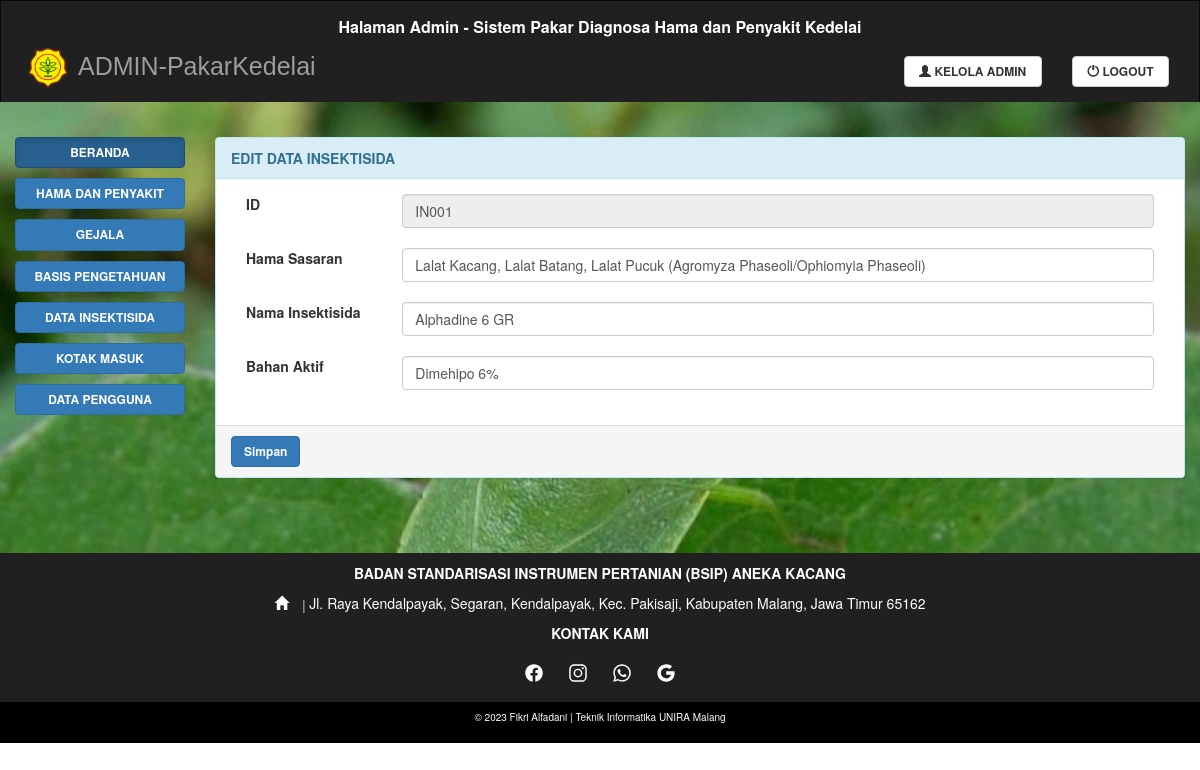
/admin/aeditdatainsektisida.php?id=IN001 (signed in), run on the app's committed database.
### tables this page shows
CREATE TABLE `insektisida` (
  `idinsektisida` varchar(10) NOT NULL,
  `hamasasaran` varchar(1000) NOT NULL,
  `namainsektisida` varchar(50) NOT NULL,
  `bahanaktif` varchar(50) NOT NULL
);

### admin/aeditdatainsektisida.php (the view, shortened to what this page needs)
<?php
include ('../config/koneksi.php');
?>
<!DOCTYPE html>
<html lang="en">
  <head>
    <link rel="stylesheet" href="https://maxcdn.bootstrapcdn.com/bootstrap/3.3.7/css/bootstrap.min.css">
    <link rel="stylesheet" href="../css/custom.css">
  </head>
  <body>
    <nav class="navbar navbar-inverse">
      <?php include "navadmin.php"; ?>
    </nav>
    <div class="container-fluid text-center">
      <div class="row content">
        <?php include "sidenav.php"; ?>
        <div class="col-sm-10 text-left">
          <form method="post">
            <div class="panel panel-info">
              <div class="panel-heading">EDIT DATA INSEKTISIDA</div>
              <div class="panel-body">
                <div class="form-group">
                  <label class="control-label col-sm-2">ID</label>
                  <div class="col-sm-10">
                    <?php
                    $tampil = "SELECT * FROM insektisida where idinsektisida='" . $_GET['id'] . "'";
                    $sql = mysqli_query($konek_db, $tampil);
                    while ($data = mysqli_fetch_array($sql)) {
                      echo "<input type='text' name='idinsektisida' class='form-control' id='idinsektisida' disabled value='" . $data['idinsektisida'] . "'><br>";
                    }
                    ?>
                  </div>
                </div>
                <div class="form-group">
                  <label class="control-label col-sm-2">Hama Sasaran</label>
                  <div class="col-sm-10">
                    <?php
                    $tampil = "SELECT * FROM insektisida where idinsektisida='" . $_GET['id'] . "'";
                    $sql = mysqli_query($konek_db, $tampil);
                    while ($data = mysqli_fetch_array($sql)) {
                      echo "<input type='text'  class='form-control' id='hamasasaran' name='hamasasaran' value='" . $data['hamasasaran'] . "'><br>";
                    }
                    ?>
                  </div>
                </div>
                <div class="form-group">
                  <label class="control-label col-sm-2">Nama Insektisida</label>
                  <div class="col-sm-10">
                    <?php
                    $tampil = "SELECT * FROM insektisida where idinsektisida='" . $_GET['id'] . "'";
                    $sql = mysqli_query($konek_db, $tampil);
                    while ($data = mysqli_fetch_array($sql)) {
                      echo "<input type='text'  class='form-control' id='namainsektisida' name='namainsektisida' value='" . $data['namainsektisida'] . "'><br>";
                    }
                    ?>
                  </div>
                </div>
                <div class="form-group">
                  <label class="control-label col-sm-2">Bahan Aktif</label>
                  <div class="col-sm-10">
                    <?php
                    $tampil = "SELECT * FROM insektisida where idinsektisida='" . $_GET['id'] . "'";
                    $sql = mysqli_query($konek_db, $tampil);
                    while ($data = mysqli_fetch_array($sql)) {
                      echo "<input type='text'  class='form-control' id='bahanaktif' name='bahanaktif' value='" . $data['bahanaktif'] . "'><br>";
                    }
                    ?>
                  </div>
                </div>
              </div>
              <div class="panel-footer"><button type="submit" name="submit" class="btn btn-primary">Simpan</button></div>
            </div>
          </form>
        </div>
      </div>
    </div>
    <?php include "../footer.php"; ?>
  </body>
</html>

### css/custom.css (style rules this page uses)
.btn.btn-primary { font-size: 12px; font-weight: bold; }
.panel.panel-info { font-size: 14px; }
.panel-heading { font-weight: bold; }
.navbar { background: rgb(32, 32, 32); border-bottom: 0; border-radius: 10px; margin-bottom: 0; border-radius: 0; height: auto; }
.row.content { background-image: url(../img/bg.jpg); background-size: cover; position: relative; padding-top: 35px; padding-bottom: 55px; }

### data on the page
insektisida: idinsektisida "IN001", hamasasaran "Lalat Kacang, Lalat Batang, Lalat Pucuk (Agromyza Phaseoli/Ophiomyia Phaseoli)", namainsektisida "Alphadine 6 GR", bahanaktif "Dimehipo 6%"
